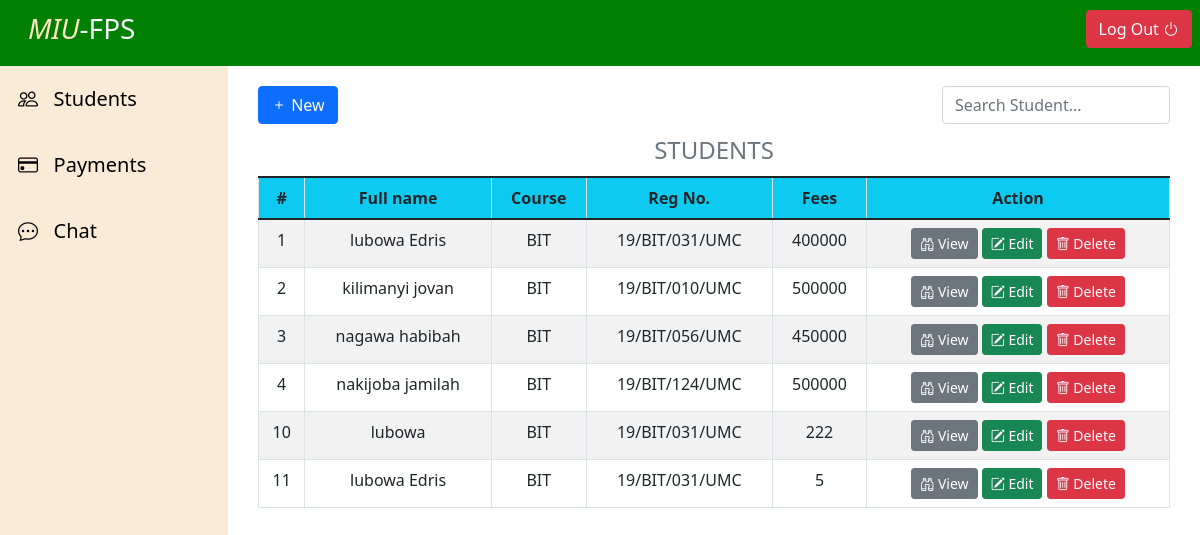
/admin/AR/Student.php, run on the app's committed database.
### tables this page shows
CREATE TABLE `students` (
  `id` int(100) NOT NULL,
  `name` varchar(255) NOT NULL,
  `course` varchar(255) NOT NULL,
  `regno` varchar(255) NOT NULL,
  `fees` int(100) NOT NULL
);

### admin/AR/Student.php (the view, shortened to what this page needs)
<?php
include("../../includes/layouts/head.php");
?>
<?php
include('../../includes/layouts/admin-header.php')
?>
<main>
    <div class="left-sidebar">
        <?php
        include('../../includes/layouts/AR-dashboard.php')
        ?>
    </div>
    <div class="content">
        <div class="content-button-space">
            <button type="button" data-bs-toggle="modal" class="btn btn-primary" data-bs-target="#myAdd"><span class="bi bi-plus"></span> New</button>
            <input class="form-control w-25" type="search" autocomplete="off" placeholder="Search Student...">
        </div>
        <table id='myTable' class="table table-striped table-bordered table-hover caption-top">
            <caption class="text-center fs-4">STUDENTS</caption>
            <thead class="bg-info text-center">
                <th>#</th>
                <th>Full name</th>
                <th>Course</th>
                <th>Reg No.</th>
                <th>Fees</th>
                <th colspan="3">Action</th>
            </thead>
            <tbody class="text-center result">
                <?php
                include('../../includes/logic/config.php');
                $sql = "SELECT * FROM students";
                $result = mysqli_query($conn, $sql);
                $rowCount = mysqli_num_rows($result);
                if ($rowCount > 0) {
                    while ($row = mysqli_fetch_assoc($result)) {
                        echo
                        "
                        <tr>
                        <td>" . $row['id'] . "</td>
                        <td>" . $row['name'] . "</td>
                        <td>" . $row['course'] . "</td>
                        <td>" . $row['regno'] . "</td>
                        <td>" . $row['fees'] . "</td>
                        <td>
                            <button class='btn btn-secondary btn-sm' data-bs-toggle='modal' data-bs-target='#myViewStudent' type='submit' name='view'><i class='bi bi-binoculars'></i> View</button>
                            <button class='btn btn-success btn-sm' data-bs-toggle='modal' data-bs-target='#myEditStudent' type='submit' name='edit'><i class='bi bi-pencil-square'></i> Edit</button>
                            <button id='' class='btn btn-danger btn-sm' data-bs-toggle='modal' data-bs-target='#myDelete_student' type='submit' name='delete_student'><i class='bi bi-trash'></i> Delete</button>
                        </td>
                        </tr>
                        ";
                    }
                }
                ?>
            </tbody>
        </table>
    </div>
</main>
<?php
include('../../includes/layouts/footer.php')
?>

### includes/layouts/head.php (shortened to what this page needs)
<!DOCTYPE html>
<html lang="en">
<head>
    <link href="https://cdn.jsdelivr.net/npm/bootstrap@5.1.3/dist/css/bootstrap.min.css" rel="stylesheet">
    <link rel="stylesheet" href="https://cdn.jsdelivr.net/npm/bootstrap-icons@1.8.3/font/bootstrap-icons.css">
    <link rel="stylesheet" href="../../assets/css/style.css">
</head>
<body>

### includes/layouts/admin-header.php
<header>
    <div class="logo">
        <h3 class="logo-text px-3 text-light"><span>MIU</span>-FPS</h3>
    </div>
    <nav>
        <ul>
            <li>
                <form action="../../includes/logic/logout.php" method="get">
                    <button type="submit" name="logout" class="btn btn-danger mx-2">Log Out <i class="bi bi-power"></i></button>
                </form>
            </li>
        </ul>
    </nav>
</header>

### includes/layouts/AR-dashboard.php
<ul>
    <li>
        <a class="" href="../../admin/AR/Student.php"><i class="bi bi-people"></i> &nbsp; Students</a>
    </li>
    <li>
        <a class="" href="../../admin/AR/Payments.php"><i class="bi bi-credit-card"></i> &nbsp; Payments</a>
    </li>
    <li>
        <a class="" data-bs-toggle="modal" data-bs-target="#chat"><i class="bi bi-chat-dots"></i> &nbsp; Chat</a>
    </li>
</ul>

### includes/layouts/footer.php (shortened to what this page needs)
</body>
</html>

### assets/css/style.css (style rules this page uses)
* { box-sizing: border-box; }
html, body { box-sizing: border-box; height: 100%; width: 100%; padding: 0; margin: 0; }
header { height: 66px; color: #f2f2f2; background-color: green; }
header .logo { float: left; padding-left: 12px; padding-top: 12px; }
header .logo span { color: bisque; font-style: italic; }
header nav { float: right; }
header nav ul li { list-style-type: none; padding-top: 10px; }
main { display: flex; height: calc(100% - 66px); }
main .left-sidebar { flex: 2; height: 100%; background-color: antiquewhite; }
main .left-sidebar ul { padding: 0; margin: 0; }
main .left-sidebar ul li a { display: block; padding: 18px; color: #000; font-size: 20px; }
main .content { flex: 8; height: 100%; overflow-y: scroll; padding: 20px 30px; }
main .content .content-button-space input { float: right; }
a { text-decoration: none; }
ul, ol { list-style: none; }

### data on the page
students: id "1", name "lubowa Edris", course "BIT", regno "19/BIT/031/UMC", fees "400000"
students: id "2", name "kilimanyi jovan", course "BIT", regno "19/BIT/010/UMC", fees "500000"
students: id "3", name "nagawa habibah", course "BIT", regno "19/BIT/056/UMC", fees "450000"
students: id "4", name "nakijoba jamilah", course "BIT", regno "19/BIT/124/UMC", fees "500000"
students: id "10", name "lubowa", course "BIT", regno "19/BIT/031/UMC", fees "222"
students: id "11", name "lubowa Edris", course "BIT", regno "19/BIT/031/UMC", fees "5"
